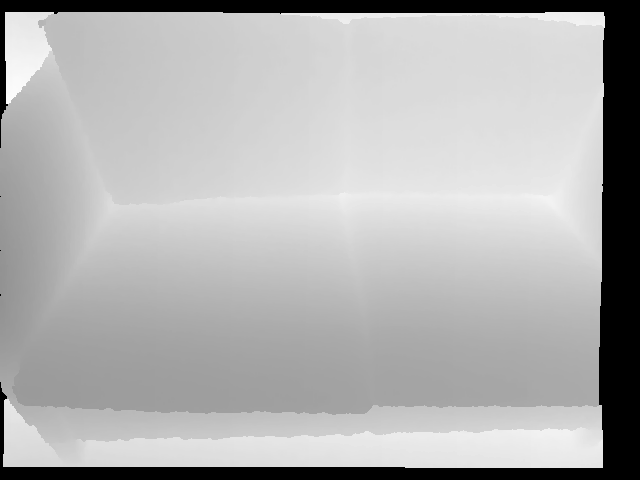
%> input picture vision/sofa1.png, 640 x 480 px
$ octave hw2.m   (GNU Octave 9; MATLAB toolbox functions it lacks are replaced by stand-ins)
%> lines starting %> are read from the running program, lines starting %| are printed output that depends on the picture
### vision/exportMeshToPly.m
function exportMeshToPly(vertices, faces, vertex_color, name)
if(max(max(vertex_color))<= 1.0)
   vertex_color = vertex_color.*256;
end
if(size(vertex_color,2) == 1)
    vertex_color = repmat(vertex_color,1,3);
end
vertex_color = uint8(vertex_color);
fidply = fopen([name '.ply'],'w');

fprintf(fidply, 'ply\n');
fprintf(fidply, 'format ascii 1.0\n');
fprintf(fidply, 'element vertex %d\n', size(vertices,1));
fprintf(fidply, 'property float x\n');
fprintf(fidply, 'property float y\n');
fprintf(fidply, 'property float z\n');
fprintf(fidply, 'property uchar red\n');
fprintf(fidply, 'property uchar green\n');
fprintf(fidply, 'property uchar blue\n');
fprintf(fidply, 'element face %d\n', size(faces,1));
fprintf(fidply, 'property list uchar int vertex_index\n');
fprintf(fidply, 'end_header\n');

for i=1:size(vertices,1)
      fprintf(fidply, '%f %f %f %d %d %d\n',vertices(i,1), vertices(i,2), vertices(i,3), vertex_color(i,1), vertex_color(i,2), vertex_color(i,3));
end

for i=1:size(faces,1)
    fprintf(fidply, '3 %d %d %d\n',faces(i,1)-1, faces(i,2)-1, faces(i,3)-1);
end

fclose(fidply);


end

### vision/hw2.m
close all;
clear all;

img = imread('sofa1.png');
%> img is the input picture: size 480x640 uint16; min 0, max 1489, mean 1032.9
figure(1);
imagesc(img);
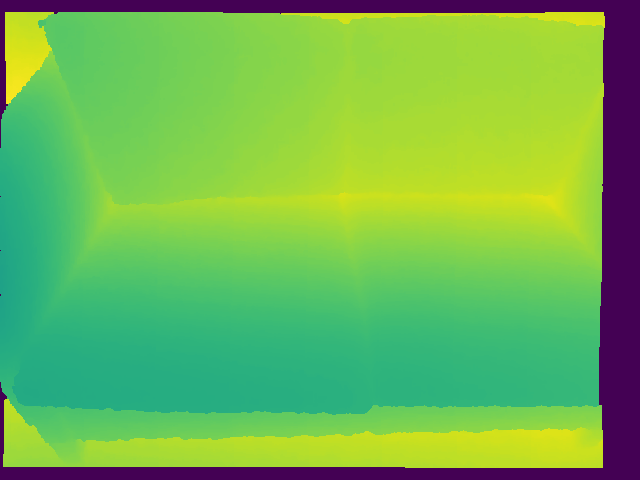
%> displayed picture: size 480x640x3, on the screen's scale of 0 to 255; mean R, G, B 111.5, 181.4, 83.1

fx = 525;
cx = 319.5;
fy = 525;
cy = 239.5;
[row,column] = size(img);
%> row = 480; column = 640
cloud = zeros(row*column, 3);

X = zeros(row, column);
Y = zeros(row, column);

k = 0;
threshold = 3000;
for i = 1:1:row
    for j = 1:1:row
        X(j,i) = -(i-cx) * double(img(j,i)) /fx;
        Y(j,i) = -(j-cy) * double(img(j,i)) /fy;
        if (img(j,i)~=0 && img(j,i)<threshold)
            k = k+1;
            cloud(k,:)=[X(j,i) Y(j,i) double(img(j,i))];
        end
    end
    disp(i);
end
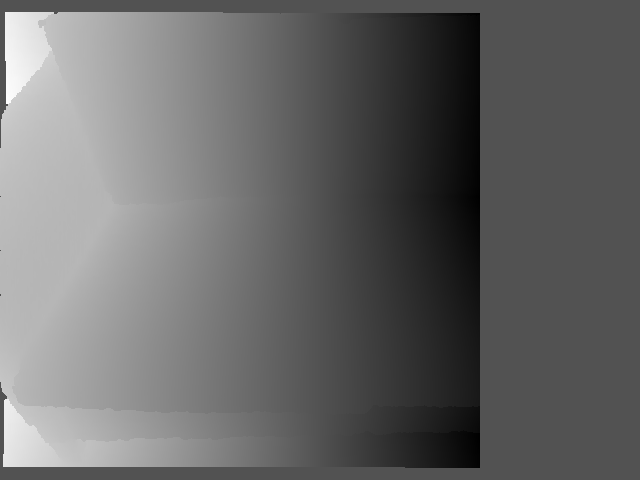
%> X: size 480x640 double; min -424, max 886.3, mean 111.2; drawn with min black and max white
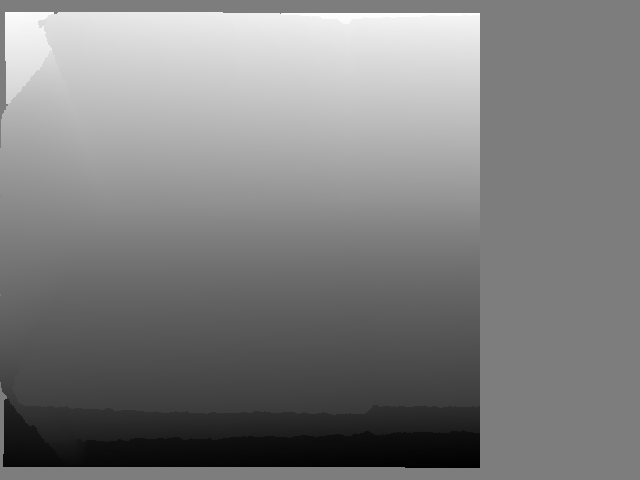
%> Y: size 480x640 double; min -580.2, max 595.7, mean 8.3; drawn with min black and max white
%> after the loop, k = 217296

cloud = cloud(1:k,:);
figure(2); plot3(cloud(:,1),cloud(:,2),cloud(:,3));
%> after `plot3(cloud(:,1),cloud(:,2),cloud(:,3))`:
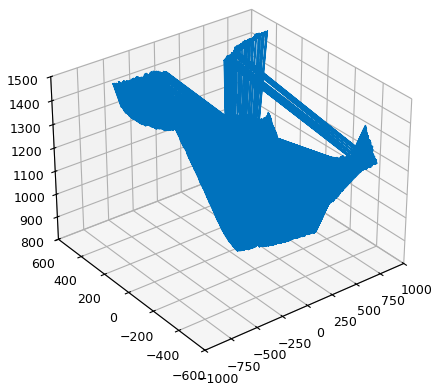
%> figure redrawn from the program's plot data

Triangle = [];
exportMeshToPly(cloud, Triangle, ones(size(cloud,1),3), 'mesh');
